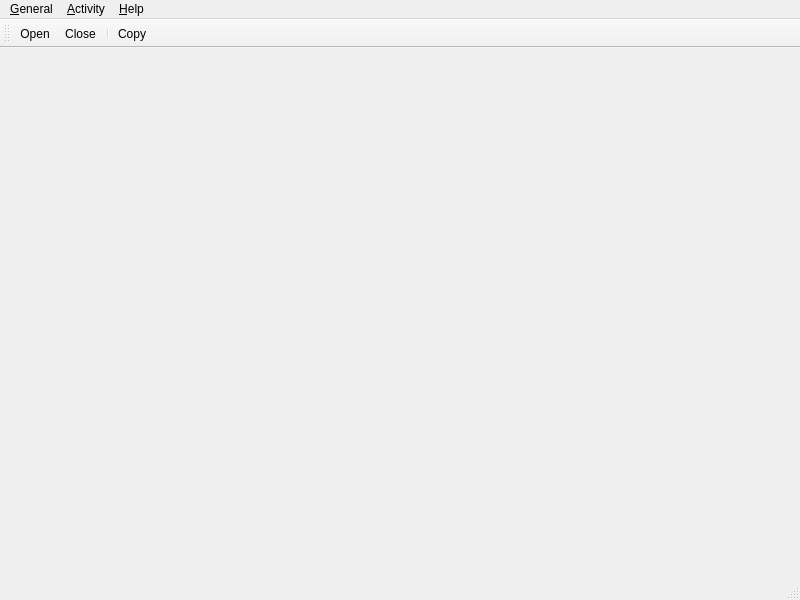
<?xml version="1.0" encoding="UTF-8"?>
<ui version="4.0">
 <class>MainWindow</class>
 <widget class="QMainWindow" name="MainWindow">
  <property name="geometry">
   <rect>
    <x>0</x>
    <y>0</y>
    <width>800</width>
    <height>600</height>
   </rect>
  </property>
  <property name="windowTitle">
   <string>MainWindow</string>
  </property>
  <widget class="QWidget" name="centralwidget"/>
  <widget class="QMenuBar" name="menuBar">
   <property name="geometry">
    <rect>
     <x>0</x>
     <y>0</y>
     <width>800</width>
     <height>22</height>
    </rect>
   </property>
   <widget class="QMenu" name="generalSubMenu">
    <property name="title">
     <string>&amp;General</string>
    </property>
    <addaction name="openAction"/>
    <addaction name="closeAction"/>
    <addaction name="separator"/>
    <addaction name="exitAction"/>
   </widget>
   <widget class="QMenu" name="activitySubMenu">
    <property name="title">
     <string>&amp;Activity</string>
    </property>
    <addaction name="copyAction"/>
   </widget>
   <widget class="QMenu" name="helpSubMenu">
    <property name="title">
     <string>&amp;Help</string>
    </property>
    <addaction name="aboutAction"/>
   </widget>
   <addaction name="generalSubMenu"/>
   <addaction name="activitySubMenu"/>
   <addaction name="helpSubMenu"/>
  </widget>
  <widget class="QStatusBar" name="statusBar"/>
  <widget class="QToolBar" name="toolBar">
   <property name="windowTitle">
    <string>toolBar</string>
   </property>
   <attribute name="toolBarArea">
    <enum>TopToolBarArea</enum>
   </attribute>
   <attribute name="toolBarBreak">
    <bool>false</bool>
   </attribute>
   <addaction name="openAction"/>
   <addaction name="closeAction"/>
   <addaction name="separator"/>
   <addaction name="copyAction"/>
  </widget>
  <action name="openAction">
   <property name="icon">
    <iconset theme="document-open"/>
   </property>
   <property name="text">
    <string>&amp;Open</string>
   </property>
  </action>
  <action name="closeAction">
   <property name="icon">
    <iconset theme="window-close"/>
   </property>
   <property name="text">
    <string>&amp;Close</string>
   </property>
  </action>
  <action name="exitAction">
   <property name="icon">
    <iconset theme="application-exit"/>
   </property>
   <property name="text">
    <string>&amp;Exit</string>
   </property>
  </action>
  <action name="aboutAction">
   <property name="icon">
    <iconset theme="help-about"/>
   </property>
   <property name="text">
    <string>&amp;About</string>
   </property>
  </action>
  <action name="copyAction">
   <property name="icon">
    <iconset theme="edit-copy"/>
   </property>
   <property name="text">
    <string>&amp;Copy</string>
   </property>
  </action>
 </widget>
 <resources/>
 <connections/>
</ui>
